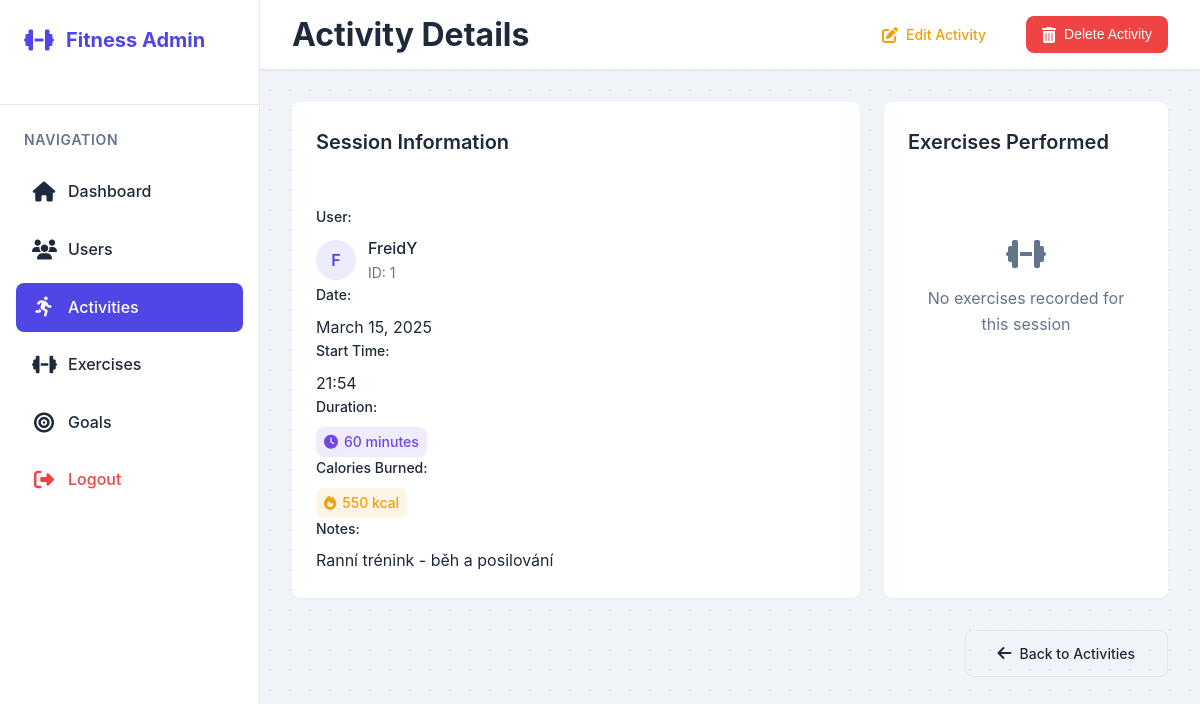
Screenshot of /admin/activity_details.php?id=1 (signed in) with the database file from the repository.
### tables this page shows
CREATE TABLE IF NOT EXISTS training_sessions (
    id INT AUTO_INCREMENT NOT NULL primary key,
    user_id INT NOT NULL,
    date DATE NOT NULL,
    total_duration INT,
    total_calories_burned INT,
    notes TEXT,
    start_at TIMESTAMP DEFAULT CURRENT_TIMESTAMP,
    end_at TIMESTAMP DEFAULT CURRENT_TIMESTAMP,
    FOREIGN KEY (user_id) REFERENCES users(id) ON DELETE CASCADE
);

CREATE TABLE IF NOT EXISTS users (
    id INT AUTO_INCREMENT PRIMARY KEY,
    username VARCHAR(50) NOT NULL UNIQUE,
    email VARCHAR(100) NOT NULL UNIQUE,
    password VARCHAR(255) NOT NULL,
    user_type ENUM('user', 'admin') NOT NULL DEFAULT 'user',
    gender ENUM('male', 'female','other') NOT NULL,
    height DECIMAL(5,2) DEFAULT NULL,
    weight DECIMAL(5,2) DEFAULT NULL,
    date_of_birth DATE DEFAULT NULL,
    created_at TIMESTAMP DEFAULT CURRENT_TIMESTAMP,
    updated_at TIMESTAMP DEFAULT CURRENT_TIMESTAMP ON UPDATE CURRENT_TIMESTAMP
);

### admin/activity_details.php (the view, shortened to what this page needs)
<?php
require_once '../config.php';
$activity = null;
$exercises = [];
if (isset($_GET['id'])) {
    try {
        $stmt = $pdo->prepare("
            SELECT ts.*, u.username
            FROM training_sessions ts
            JOIN users u ON ts.user_id = u.id
            WHERE ts.id = ?
        ");
        $stmt->execute([$_GET['id']]);
        $activity = $stmt->fetch(PDO::FETCH_ASSOC);
        $stmt = $pdo->prepare("
            SELECT tee.*, ie.name, ie.exercise_type
            FROM training_exercise_entries tee
            JOIN individual_exercises ie ON tee.individual_exercise_id = ie.id
            WHERE tee.training_session_id = ?
        ");
        $stmt->execute([$_GET['id']]);
        $exercises = $stmt->fetchAll(PDO::FETCH_ASSOC);
    } catch (PDOException $e) {
        $error_message = "Error loading activity details: " . $e->getMessage();
    }
}
?>
<!DOCTYPE html>
<html lang="en">
<head>
    <link rel="stylesheet" href="../public/css/styles.css">
    <link rel="stylesheet" href="../public/css/admin.css">
    <link rel="stylesheet" href="https://cdnjs.cloudflare.com/ajax/libs/font-awesome/6.5.1/css/all.min.css">
</head>
<body class="admin-body">
    <div class="admin-layout">
        <aside class="admin-sidebar">
            <div class="sidebar-header">
                <h2 class="sidebar-logo">
                    <i class="fas fa-dumbbell"></i>
                    <span>Fitness Admin</span>
                </h2>
            </div>
            <nav class="sidebar-nav">
                <div class="nav-section">
                    <h3 class="nav-title">Navigation</h3>
                    <ul>
                        <li>
                            <a href="index.php">
                                <i class="fas fa-home"></i>
                                <span>Dashboard</span>
                            </a>
                        </li>
                        <li>
                            <a href="users.php">
                                <i class="fas fa-users"></i>
                                <span>Users</span>
                            </a>
                        </li>
                        <li>
                            <a href="activities.php" class="active">
                                <i class="fas fa-running"></i>
                                <span>Activities</span>
                            </a>
                        </li>
                        <li>
                            <a href="exercises.php">
                                <i class="fas fa-dumbbell"></i>
                                <span>Exercises</span>
                            </a>
                        </li>
                        <li>
                            <a href="manage_goals.php">
                                <i class="fas fa-bullseye"></i>
                                <span>Goals</span>
                            </a>
                        </li>
                        <li>
                            <a href="logout.php" class="logout-link">
                                <i class="fas fa-sign-out-alt"></i>
                                <span>Logout</span>
                            </a>
                        </li>
                    </ul>
                </div>
            </nav>
        </aside>
        <main class="admin-main">
            <header class="admin-header">
                <div class="header-content">
                    <h1>Activity Details</h1>
                    <div class="header-actions">
                        <a href="edit_activity.php?id=<?php echo $activity['id']; ?>" class="btn btn-warning">
                            <i class="fas fa-edit"></i>
                            Edit Activity
                        </a>
                        <button class="btn btn-danger" onclick="confirmDelete(<?php echo $activity['id']; ?>)">
                            <i class="fas fa-trash-alt"></i>
                            Delete Activity
                        </button>
                    </div>
                </div>
            </header>
            <div class="admin-content">
                <div class="content-grid">
                    <div class="content-card">
                        <div class="card-header">
                            <h2>Session Information</h2>
                        </div>
                        <div class="card-body">
                            <div class="info-grid">
                                <div class="info-item">
                                    <label>User:</label>
                                    <div class="user-info">
                                        <div class="user-avatar">
                                            <?php echo strtoupper(substr($activity['username'], 0, 1)); ?>
                                        </div>
                                        <div class="user-details">
                                            <span class="user-name"><?php echo htmlspecialchars($activity['username']); ?></span>
                                            <span class="user-meta">ID: <?php echo htmlspecialchars($activity['user_id']); ?></span>
                                        </div>
                                    </div>
                                </div>
                                <div class="info-item">
                                    <label>Date:</label>
                                    <span><?php echo date('F j, Y', strtotime($activity['date'])); ?></span>
                                </div>
                                <div class="info-item">
                                    <label>Start Time:</label>
                                    <span><?php echo date('H:i', strtotime($activity['start_at'])); ?></span>
                                </div>
                                <div class="info-item">
                                    <label>Duration:</label>
                                    <span class="duration-badge">
                                        <i class="fas fa-clock"></i>
                                        <?php echo htmlspecialchars($activity['total_duration']); ?> minutes
                                    </span>
                                </div>
                                <div class="info-item">
                                    <label>Calories Burned:</label>
                                    <span class="calories-badge">
                                        <i class="fas fa-fire"></i>
                                        <?php echo htmlspecialchars($activity['total_calories_burned']); ?> kcal
                                    </span>
                                </div>
                                <div class="info-item full-width">
                                    <label>Notes:</label>
                                    <p class="notes"><?php echo nl2br(htmlspecialchars($activity['notes'] ?? 'No notes')); ?></p>
                                </div>
                            </div>
                        </div>
                    </div>
                    <div class="content-card">
                        <div class="card-header">
                            <h2>Exercises Performed</h2>
                        </div>
                        <div class="card-body">
                            <?php if (empty($exercises)): ?>
                                <div class="empty-state">
                                    <i class="fas fa-dumbbell"></i>
                                    <p>No exercises recorded for this session</p>
                                </div>
                            <?php endif; ?>
                        </div>
                    </div>
                </div>
                <div class="form-actions">
                    <a href="activities.php" class="btn btn-outline">
                        <i class="fas fa-arrow-left"></i>
                        Back to Activities
                    </a>
                </div>
            </div>
        </main>
    </div>
</body>
</html>

### public/css/styles.css (style rules this page uses)
:root { --primary-color: #4f46e5; --primary-hover: #4338ca; --secondary-color: #f472b6; --secondary-hover: #ec4899; --success-color: #10b981; --danger-color: #ef4444; --warning-color: #f59e0b; --info-color: #7046e5; --dark-color: #1e293b; --light-color: #f8fafc; --text-color: #1e293b; --text-muted: #64748b; --border-color: #e2e8f0; --card-bg: #ffffff; --card-bg-2: #f1f5f9; --body-bg: #f1f5f9; --primary-rgb: 79, 70, 229; --secondary-rgb: 244, 114, 182; --success-rgb: 16, 185, 129; --danger-rgb: 239, 68, 68; --warning-rgb: 245, 158, 11; --dark-rgb: 30, 41, 59; --light-rgb: 248, 250, 252; --shadow-sm: 0 1px 2px 0 rgba(0, 0, 0, 0.05); --shadow-md: 0 4px 6px -1px rgba(0, 0, 0, 0.1), 0 2px 4px -1px rgba(0, 0, 0, 0.06); --shadow-lg: 0 10px 15px -3px rgba(0, 0, 0, 0.1), 0 4px 6px -2px rgba(0, 0, 0, 0.05); --transition: all 0.3s cubic-bezier(0.25, 0.8, 0.25, 1); --border-radius-sm: 0.375rem; --border-radius: 0.5rem; --border-radius-lg: 0.75rem; }
* { margin: 0; padding: 0; box-sizing: border-box; }
body { font-family: 'Inter', 'Segoe UI', -apple-system, BlinkMacSystemFont, Roboto, Arial, sans-serif; line-height: 1.6; color: var(--text-color); background-color: var(--body-bg); min-height: 100vh; display: flex; flex-direction: column; transition: background-color 0.3s ease, color 0.3s ease; position: relative; background-image: radial-gradient( rgba(var(--primary-rgb), 0.08) 1px, transparent 1px ); background-size: 20px 20px; background-position: 0 0; }
a { color: var(--primary-color); text-decoration: none; transition: var(--transition); }
header { background-color: var(--card-bg); box-shadow: var(--shadow-sm); position: sticky; top: 0; z-index: 100; opacity: 0; animation: fadeIn 0.4s ease-out forwards; animation-delay: 0.05s; }
nav ul { display: flex; list-style: none; gap: 0.5rem; }
nav ul li a { display: inline-block; padding: 0.5rem 0.75rem; border-radius: var(--border-radius); font-weight: 500; color: var(--text-color); transition: var(--transition); position: relative; }
nav ul li a:hover, nav ul li a.active { background-color: rgba(79, 70, 229, 0.1); color: var(--primary-color); }
nav ul li a::after { content: ''; position: absolute; width: 0; height: 2px; bottom: 0; left: 50%; background-color: var(--primary-color); transition: var(--transition); }
nav ul li a:hover::after, nav ul li a.active::after { width: 90%; left: 5%; }
main { flex: 1; padding: 2rem 0; animation: fadeIn 0.4s ease-out; }
h2 { font-size: 1.75rem; margin-bottom: 1.5rem; color: var(--dark-color); font-weight: 700; }
h3 { font-size: 1.25rem; margin-bottom: 1rem; color: var(--dark-color); font-weight: 600; }
.btn { display: inline-flex; align-items: center; justify-content: center; padding: 0.625rem 1.25rem; border-radius: var(--border-radius); font-weight: 500; font-size: 0.875rem; line-height: 1.5; text-align: center; cursor: pointer; transition: var(--transition); border: none; gap: 0.5rem; position: relative; overflow: hidden; }
.card-header { display: flex; justify-content: space-between; align-items: center; margin-bottom: 1rem; }
.btn::before { content: ''; position: absolute; inset: 0; background: linear-gradient(to right, rgba(255, 255, 255, 0) 0%, rgba(255, 255, 255, 0.2) 50%, rgba(255, 255, 255, 0) 100% ); transform: translateX(-100%); transition: transform 0.6s ease; z-index: 1; }
.btn > * { position: relative; z-index: 2; }
label { display: block; font-weight: 500; margin-bottom: 0.5rem; color: var(--text-color); font-size: 0.875rem; }
.form-actions { margin-top: 2rem; }
.empty-state { text-align: center; padding: 2rem 0; color: var(--text-muted); }
body { transition: background-color 0.3s ease, color 0.3s ease; }
header, footer, .card, .auth-form, .input-icon-wrapper, select, input, textarea, .checkbox-label::before { transition: background-color 0.3s ease, border-color 0.3s ease, box-shadow 0.3s ease; }
.form-actions { margin-top: 2rem; display: flex; justify-content: flex-end; }
.form-actions .btn { padding: 0.75rem 2rem; }
.btn { padding: 0.75rem 1.5rem; border-radius: var(--border-radius); font-weight: 500; cursor: pointer; transition: var(--transition); border: none; display: inline-flex; align-items: center; gap: 0.5rem; }
.btn-danger { background-color: var(--danger-color); color: white; }

### rows the page displays
training_sessions: user.username "F", user.username "FreidY", user "1", date "March 15, 2025", start_at "21:54", total_duration "60", total_calories_burned "550", notes "Ranní trénink - běh a posilování"
